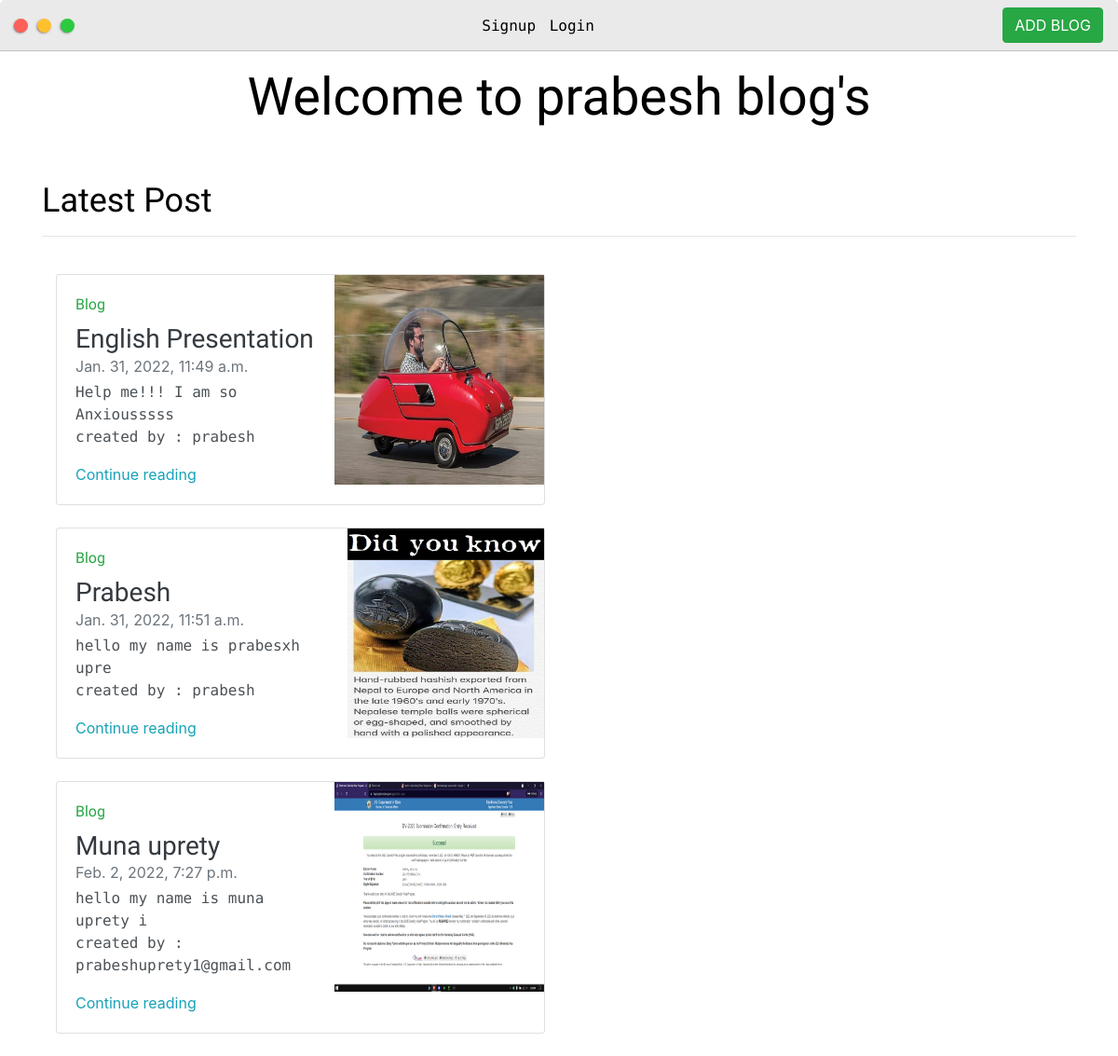
Screenshot of /blog/ with the database file from the repository.
### blog/models.py (models this page shows, shortened)
class Blog(models.Model):
    title = models.CharField(max_length=50)
    pub_date = models.DateTimeField()
    body = models.CharField(max_length=100)
    image = models.ImageField(upload_to='images/')
    author = models.ForeignKey(User, on_delete=models.CASCADE, default=1)
    def summary(self):
        return self.body[:30]

### blog/views.py (the view)
# urls.py: path('', views.blog , name="blog"),
def blog(request):
    blogs = Blog.objects
    return render(request, 'blog/blog.html', {'blog':blogs})

### blog/templates/blog/blog.html (shortened to what this page needs)
{% load static %}
<!DOCTYPE html>
<html>
<head>
    <link rel="stylesheet" href="https://maxcdn.bootstrapcdn.com/bootstrap/4.0.0/css/bootstrap.min.css">
	<link rel="stylesheet" type="text/css" href="{% static 'base/styles/default.css'%}">
</head>
<body>
	<div class="nav-wrapper">
		<a href="{% url 'home' %}">
			<div class="dots-wrapper">
				<div id="dot-1" class="browser-dot"></div>
				<div id="dot-2" class="browser-dot"></div>
				<div id="dot-3" class="browser-dot"></div>
			</div>
		</a>
    {% if user.is_authenticated %}
			<a class="nav-link" href="{% url 'logout' %}">Logout </a>
        {% else %}
		<ul id="navigation">
			<li><a href="{% url 'signup' %}">Signup</a></li>
			<li><a href="{% url 'login' %}">Login          </a></li>
		</ul>
		{% endif %}
    <a class="nav-link" href="{% url 'upload' %}"><button type="button" class="btn btn-success">ADD BLOG</button> </a>
	</div>
    <main role="main">
        <div class="container">
          <h1 class="text-center pt-3"> Welcome to prabesh blog's</h1>
          <br>
          <br>
          <h2>Latest Post</h2>
          <hr>
          <br>
          {% for blogs in blog.all %}
          <div class="col-md-6">
            <div class="card flex-md-row mb-4 box-shadow h-md-250">
              <div class="card-body d-flex flex-column align-items-start">
                <strong class="d-inline-block mb-2 text-success">Blog</strong>
                <h3 class="mb-0">
                  <a class="text-dark" href="{% url 'detail' blogs.id %}">{{blogs.title}}</a>
                </h3>
                <div class="mb-1 text-muted">{{blogs.pub_date}}</div>
                <p class="card-text mb-auto">{{blogs.summary}}</p>
                <p>created by : {{blogs.author}}</p>
                <a href="{% url 'detail' blogs.id %}">Continue reading</a>
              </div>
              <img class="image-fluid" imageclass="card-img-right flex-auto d-none d-md-block" src="{{blogs.image.url}}" height="225" width="225">
            </div>
          </div>
            {% endfor %}
          </div>
        </main>
</body>
</html>

### base/static/base/styles/default.css (style rules this page uses)
:root { --mainColor:#eaeaea; --secondaryColor:#fff; --borderColor:#c1c1c1; --mainText:black; --secondaryText:#4b5156; --themeDotBorder:#24292e; --previewBg:rgb(251, 249, 243, 0.8); --previewShadow:#f0ead6; --buttonColor:black; }
html, body { padding: 0; margin: 0; scroll-behavior: smooth; }
body * { transition: 0.3s; }
h1, h2, h3, h4, h5, h6, strong { color: var(--mainText); font-family: 'Russo One', sans-serif; font-weight: 500; }
p, li, span, label, input, textarea { color: var(--secondaryText); font-family: 'Roboto Mono', monospace; }
a { text-decoration: none; color:#17a2b8; }
ul { list-style: none; }
h1 { font-size: 56px; }
h2 { font-size: 36px; }
h3 { font-size: 28px; }
.nav-wrapper { border-radius:5px 5px 0 0; grid-area:nav-wrapper; border-bottom: 1px solid var(--borderColor); display: flex; justify-content: space-between; align-items: center; background-color: var(--mainColor); }
#navigation a { color:var(--mainText); }
#navigation { margin:0; padding: 10px; }
#navigation li { display: inline-block; margin-right: 5px; margin-left:5px; }
.dots-wrapper { display: flex; padding: 10px; }
#dot-1 { background-color: #FC6058; }
#dot-2 { background-color: #FEC02F; }
#dot-3 { background-color: #2ACA3E; }
.browser-dot { background-color: black; height: 15px; width: 15px; border-radius: 50%; margin: 5px; -webkit-box-shadow: -1px 1px 3px -1px rgba(0,0,0,0.75); -moz-box-shadow: -1px 1px 3px -1px rgba(0,0,0,0.75); box-shadow: -1px 1px 3px -1px rgba(0,0,0,0.75); }

### rows the page displays
Blog: title "English Presentation", pub_date "Jan. 31, 2022, 11:49 a.m.", summary "Help me!!! I am so Anxiousssss", author "prabesh", image (picture)
Blog: title "Prabesh", pub_date "Jan. 31, 2022, 11:51 a.m.", summary "hello my name is prabesxh upre", author "prabesh", image (picture)
Blog: title "Muna uprety", pub_date "Feb. 2, 2022, 7:27 p.m.", summary "hello my name is muna uprety i", author "prabeshuprety1@gmail.com", image (picture)
